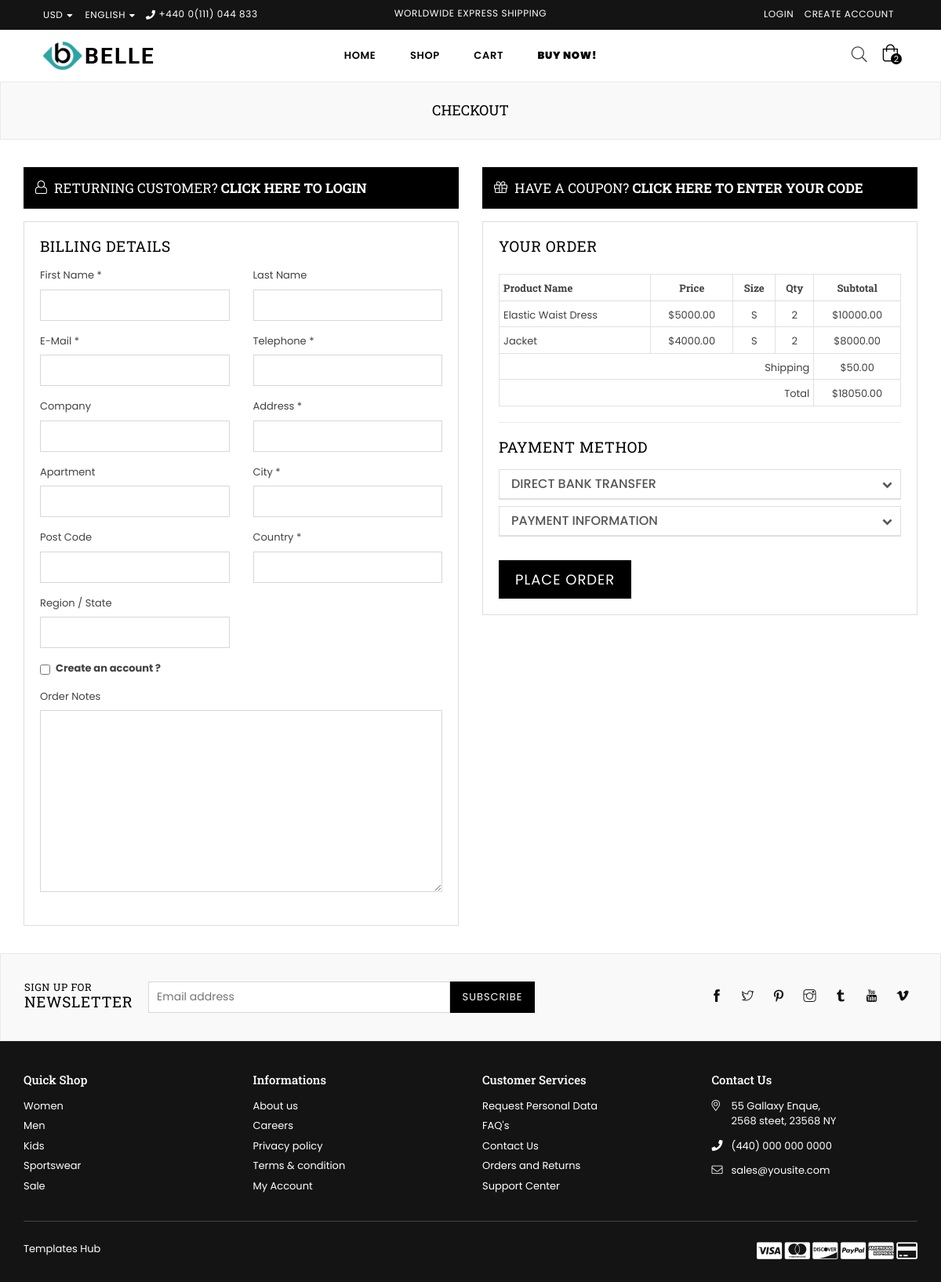
The app's page /shop/checkout/, older data.
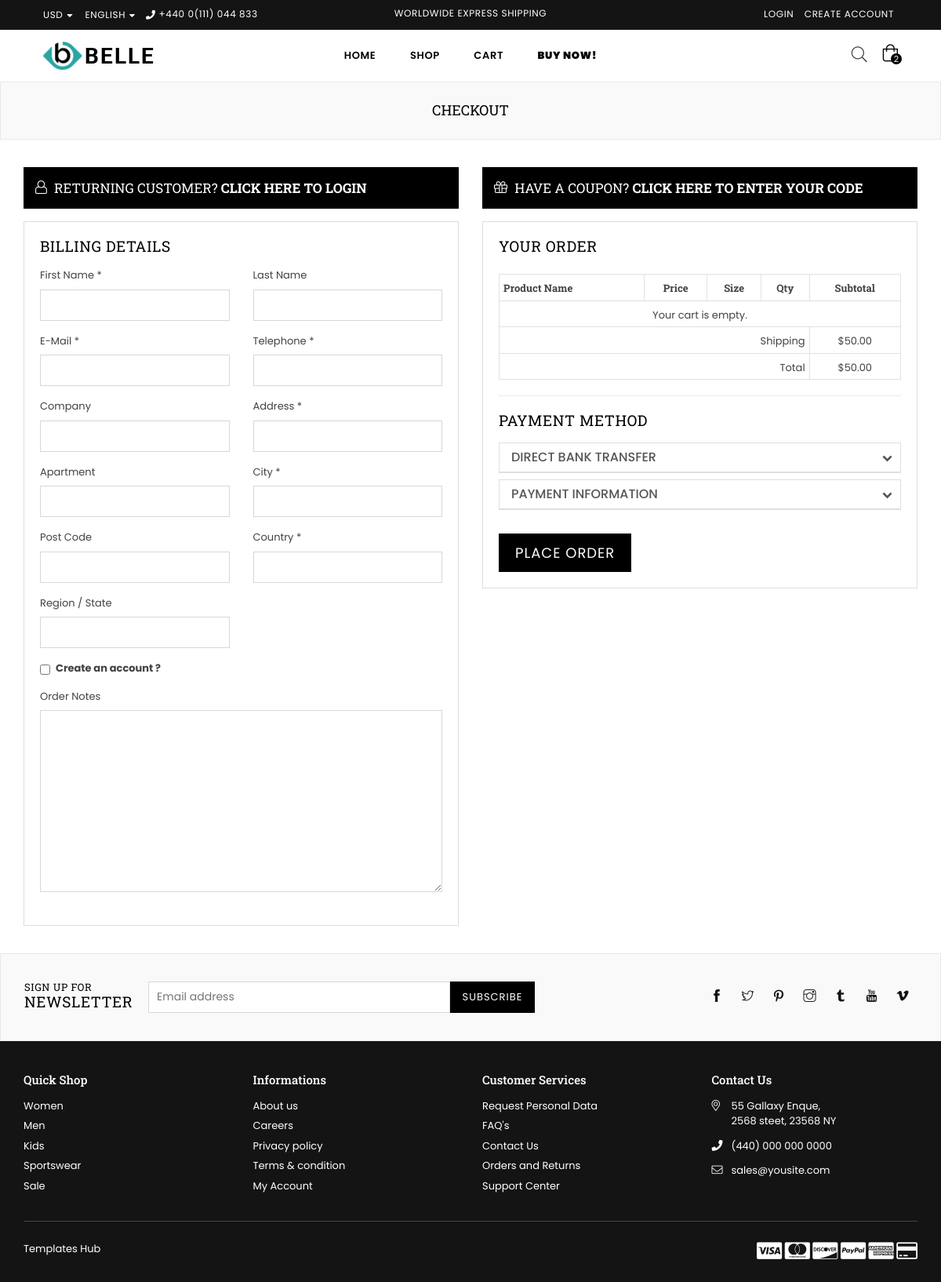
The same page, newer data.
### app/models.py (models this page shows, shortened)
class CartItem(models.Model):
    cart = models.ForeignKey(Cart, on_delete=models.CASCADE)
    product = models.ForeignKey(Product, on_delete=models.CASCADE)
    color = models.ForeignKey(Color, on_delete=models.CASCADE)
    size = models.ForeignKey(Size, on_delete=models.CASCADE)
    quantity = models.PositiveIntegerField(default=1)
    @property
    def total_price(self):
        return self.product.price * self.quantity

class Product(models.Model):
    name = models.CharField(max_length=255)
    description = models.TextField()
    price = models.DecimalField(max_digits=10, decimal_places=2)
    slug= models.SlugField(unique=True)
    discounted_price = models.DecimalField(max_digits=10, decimal_places=2, null=True, blank=True)
    SKU = models.CharField(max_length=50, unique=True)
    stock = models.IntegerField()
    rating = models.FloatField()
    reviews_count = models.IntegerField()
    in_stock = models.BooleanField(default=True)
    is_new = models.BooleanField(default=False)
    is_on_sale = models.BooleanField(default=False)
    available_colors = models.ManyToManyField(Color, blank=True)
    available_sizes = models.ManyToManyField(Size, blank=True)
    product_type = models.CharField(max_length=50)
    collection = models.CharField(max_length=100)
    main_image = models.ImageField(upload_to='app/images/product_images/')
    hover_image = models.ImageField(upload_to='app/images/product_images/', blank=True, null=True)
    discount_percentage = models.IntegerField(null=True, blank=True)
    limited_stock_message = models.CharField(max_length=255, null=True, blank=True)
    is_featured= models.BooleanField(default=False)
    brand = models.ForeignKey(Brand, on_delete=models.CASCADE, null=True)
    tags = models.ManyToManyField(Tag, blank=True)

class Size(models.Model):
    name = models.CharField(max_length=10, unique=True)  # e.g., "XS", "S", "M", "L", "XL"

### app/views.py (the view, shortened to what this page needs)
# urls.py: path('checkout/', views.checkout, name='checkout'),
def checkout(request):
    if request.user.is_authenticated:
        cart = Cart.objects.filter(user=request.user).first()
    else:
        session_key = request.session.session_key
        if not session_key:
            request.session.create()
            session_key = request.session.session_key
        cart = Cart.objects.filter(session_key=session_key).first()
    if not cart:
        messages.error(request, "Your cart is empty.")
        return HttpResponseRedirect('/shop/')
    checkout_form = CheckoutForm()
    payment_form = PaymentForm()
    cart_items = cart.cartitem_set.all()
    subtotal = sum(item.total_price for item in cart_items)
    shipping_cost = Decimal("50.00")  # Example shipping cost
    total_cost = subtotal + shipping_cost
    context = {
        "cart_items": cart_items,
        "checkout_form": checkout_form,
        "payment_form": payment_form,
        "subtotal": subtotal,
        "shipping_cost": shipping_cost,
        "total_cost": total_cost,
    }
    return render(request, "app/checkout.html", context)

### app/forms.py
class CheckoutForm(forms.ModelForm):
    class Meta:
        model= Checkout
        fields= '__all__'

class PaymentForm(forms.ModelForm):
    class Meta:
        model = Payment
        fields = ['cardname', 'cardtype', 'cardno', 'cvv', 'exdate']
        widgets = {
            'cardname': forms.TextInput(attrs={
                'class': 'form-control',
                'placeholder': 'Card Name',
                'id': 'input-cardname',
            }),
            'cardtype': forms.Select(attrs={
                'class': 'form-control',
            }),
            'cardno': forms.TextInput(attrs={
                'class': 'form-control',
                'placeholder': 'Credit Card Number',
                'id': 'input-cardno',
            }),
            'cvv': forms.TextInput(attrs={
                'class': 'form-control',
                'placeholder': 'Card Verification Number',
                'id': 'input-cvv',
            }),
            'exdate': forms.DateInput(attrs={
                'class': 'form-control',
                'type': 'date',
            }),
        }

### app/templates/app/checkout.html (shortened to what the changed rows need)
{% extends 'base.html' %}
{% load static %}
{% block content %}
    <div id="page-content">
    	<div class="page section-header text-center">
			<div class="page-title">
        		<div class="wrapper"><h1 class="page-width">Checkout</h1></div>
      		</div>
		</div>
        <div class="container">
            <div class="row billing-fields">
                <div class="col-xl-6 col-lg-6 col-md-6 col-sm-12 sm-margin-30px-bottom">
                    <div class="create-ac-content bg-light-gray padding-20px-all">
                        <form method="POST" action='{% url "checkout" %}'>
                            <fieldset>
                                <h2 class="login-title mb-3">Billing details</h2>
                            </fieldset>
                        </form>
                    </div>
                </div>
                <div class="col-xl-6 col-lg-6 col-md-6 col-sm-12">
                    <div class="your-order-payment">
                        <div class="your-order">
                            <h2 class="order-title mb-4">Your Order</h2>
                            <div class="table-responsive-sm order-table">
                                <table class="bg-white table table-bordered table-hover text-center">
                                    <thead>
                                        <tr>
                                            <th class="text-left">Product Name</th>
                                            <th>Price</th>
                                            <th>Size</th>
                                            <th>Qty</th>
                                            <th>Subtotal</th>
                                        </tr>
                                    </thead>
                                    <tbody>
                                        {% for item in cart_items %}
                                        <tr>
                                            <td class="text-left">{{item.product.name}}</td>
                                            <td>${{item.product.price}}</td>
                                            <td>{{ item.size.name }}</td>
                                            <td>{{ item.quantity }}</td>
                                            <td>${{ item.total_price }}</td>
                                        </tr>
                                        {% empty %}
                                        <tr>
                                            <td colspan="5" class="text-center">Your cart is empty.</td>
                                        </tr>
                                        {% endfor %}
                                    </tbody>
                                    <tfoot class="font-weight-600">
                                        <tr>
                                            <td colspan="4" class="text-right">Total</td>
                                            <td>${{total_cost}}</td>
                                        </tr>
                                    </tfoot>
                                </table>
                            </div>
                        </div>
                        <div class="your-payment">
                            <h2 class="payment-title mb-3">payment method</h2>
                        </div>
                    </div>
                </div>
            </div>
        </div>
    </div>
{% endblock content %}

Row changes from the older to the newer data that the page shows:
removed CartItem: product.name "Elastic Waist Dress", product.price "5000.00", size.name "S", quantity "2", total_price "10000.00"
removed CartItem: product.name "Jacket", product.price "4000.00", size.name "S", quantity "2", total_price "8000.00"
Text that changed along with them:
{{ total_cost }}: "18050.00" → "50.00"
text now shown: "Your cart is empty."
